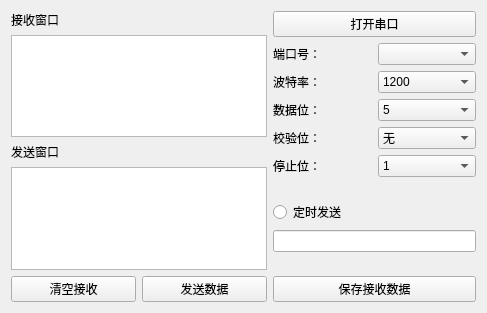
<?xml version="1.0" encoding="UTF-8"?>
<ui version="4.0">
 <class>MainWindow</class>
 <widget class="QMainWindow" name="MainWindow">
  <property name="geometry">
   <rect>
    <x>0</x>
    <y>0</y>
    <width>487</width>
    <height>313</height>
   </rect>
  </property>
  <property name="windowTitle">
   <string>串口助手</string>
  </property>
  <widget class="QWidget" name="centralWidget">
   <layout class="QHBoxLayout" name="horizontalLayout_7">
    <item>
     <layout class="QVBoxLayout" name="verticalLayout">
      <item>
       <widget class="QLabel" name="label">
        <property name="text">
         <string>接收窗口</string>
        </property>
       </widget>
      </item>
      <item>
       <widget class="QTextEdit" name="textEdit"/>
      </item>
      <item>
       <widget class="QLabel" name="label_2">
        <property name="text">
         <string>发送窗口</string>
        </property>
       </widget>
      </item>
      <item>
       <widget class="QTextEdit" name="textEdit_2"/>
      </item>
      <item>
       <layout class="QHBoxLayout" name="horizontalLayout">
        <item>
         <widget class="QPushButton" name="clearButton">
          <property name="text">
           <string>清空接收</string>
          </property>
         </widget>
        </item>
        <item>
         <widget class="QPushButton" name="sendButton">
          <property name="text">
           <string>发送数据</string>
          </property>
         </widget>
        </item>
       </layout>
      </item>
     </layout>
    </item>
    <item>
     <layout class="QVBoxLayout" name="verticalLayout_2" stretch="0,0,0,0,0,0,0,0,0,0,0">
      <item>
       <widget class="QPushButton" name="openButton">
        <property name="sizePolicy">
         <sizepolicy hsizetype="Preferred" vsizetype="Preferred">
          <horstretch>0</horstretch>
          <verstretch>0</verstretch>
         </sizepolicy>
        </property>
        <property name="text">
         <string>打开串口</string>
        </property>
       </widget>
      </item>
      <item>
       <layout class="QHBoxLayout" name="horizontalLayout_2" stretch="0,0">
        <item>
         <widget class="QLabel" name="label_3">
          <property name="text">
           <string>端口号：</string>
          </property>
         </widget>
        </item>
        <item>
         <widget class="QComboBox" name="PortBox">
          <property name="sizePolicy">
           <sizepolicy hsizetype="Preferred" vsizetype="Preferred">
            <horstretch>0</horstretch>
            <verstretch>0</verstretch>
           </sizepolicy>
          </property>
         </widget>
        </item>
       </layout>
      </item>
      <item>
       <layout class="QHBoxLayout" name="horizontalLayout_3">
        <item>
         <widget class="QLabel" name="label_4">
          <property name="text">
           <string>波特率：</string>
          </property>
         </widget>
        </item>
        <item>
         <widget class="QComboBox" name="BaudBox">
          <item>
           <property name="text">
            <string>1200</string>
           </property>
          </item>
          <item>
           <property name="text">
            <string>2400</string>
           </property>
          </item>
          <item>
           <property name="text">
            <string>4800</string>
           </property>
          </item>
          <item>
           <property name="text">
            <string>9600</string>
           </property>
          </item>
          <item>
           <property name="text">
            <string>19200</string>
           </property>
          </item>
          <item>
           <property name="text">
            <string>38400</string>
           </property>
          </item>
          <item>
           <property name="text">
            <string>115200</string>
           </property>
          </item>
         </widget>
        </item>
       </layout>
      </item>
      <item>
       <layout class="QHBoxLayout" name="horizontalLayout_4">
        <item>
         <widget class="QLabel" name="label_5">
          <property name="text">
           <string>数据位：</string>
          </property>
         </widget>
        </item>
        <item>
         <widget class="QComboBox" name="BitNumBox">
          <item>
           <property name="text">
            <string>5</string>
           </property>
          </item>
          <item>
           <property name="text">
            <string>6</string>
           </property>
          </item>
          <item>
           <property name="text">
            <string>7</string>
           </property>
          </item>
          <item>
           <property name="text">
            <string>8</string>
           </property>
          </item>
         </widget>
        </item>
       </layout>
      </item>
      <item>
       <layout class="QHBoxLayout" name="horizontalLayout_5">
        <item>
         <widget class="QLabel" name="label_6">
          <property name="text">
           <string>校验位：</string>
          </property>
         </widget>
        </item>
        <item>
         <widget class="QComboBox" name="ParityBox">
          <item>
           <property name="text">
            <string>无</string>
           </property>
          </item>
          <item>
           <property name="text">
            <string>奇校验</string>
           </property>
          </item>
          <item>
           <property name="text">
            <string>偶校验</string>
           </property>
          </item>
         </widget>
        </item>
       </layout>
      </item>
      <item>
       <layout class="QHBoxLayout" name="horizontalLayout_6">
        <item>
         <widget class="QLabel" name="label_7">
          <property name="text">
           <string>停止位：</string>
          </property>
         </widget>
        </item>
        <item>
         <widget class="QComboBox" name="StopBox">
          <item>
           <property name="text">
            <string>1</string>
           </property>
          </item>
          <item>
           <property name="text">
            <string>1.5</string>
           </property>
          </item>
          <item>
           <property name="text">
            <string>2</string>
           </property>
          </item>
         </widget>
        </item>
       </layout>
      </item>
      <item>
       <spacer name="verticalSpacer_2">
        <property name="orientation">
         <enum>Qt::Vertical</enum>
        </property>
        <property name="sizeHint" stdset="0">
         <size>
          <width>17</width>
          <height>22</height>
         </size>
        </property>
       </spacer>
      </item>
      <item>
       <widget class="QRadioButton" name="rb_timesend">
        <property name="text">
         <string>定时发送</string>
        </property>
       </widget>
      </item>
      <item>
       <widget class="QLineEdit" name="le_time"/>
      </item>
      <item>
       <spacer name="verticalSpacer">
        <property name="orientation">
         <enum>Qt::Vertical</enum>
        </property>
        <property name="sizeHint" stdset="0">
         <size>
          <width>17</width>
          <height>22</height>
         </size>
        </property>
       </spacer>
      </item>
      <item>
       <widget class="QPushButton" name="btn_savedata">
        <property name="text">
         <string>保存接收数据</string>
        </property>
       </widget>
      </item>
     </layout>
    </item>
   </layout>
  </widget>
 </widget>
 <layoutdefault spacing="6" margin="11"/>
 <resources/>
 <connections/>
</ui>
